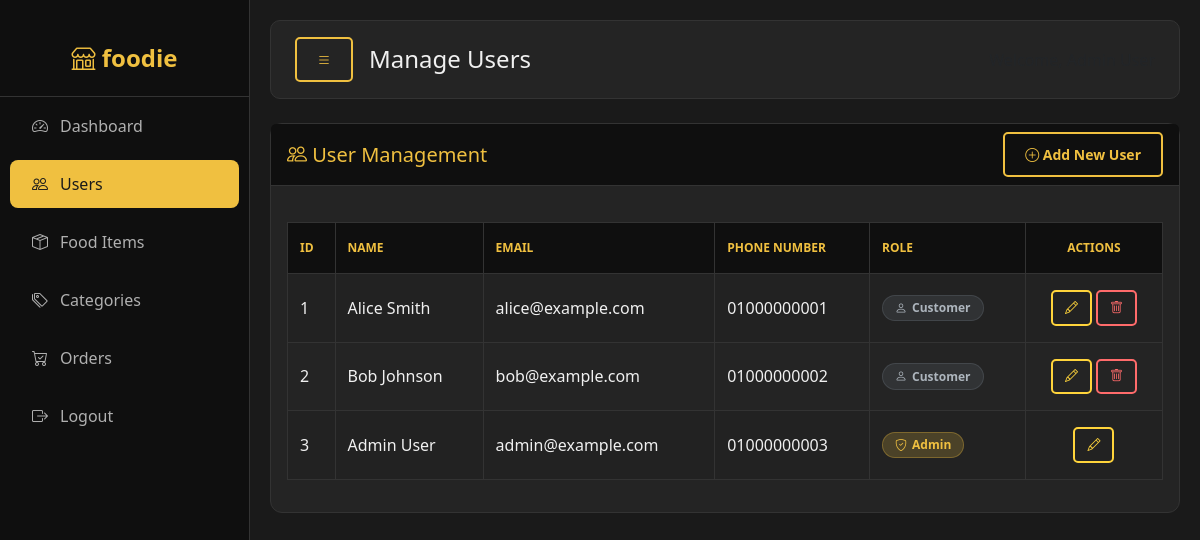
The page /modules/admin/users.php (signed in) on the database as committed earlier.
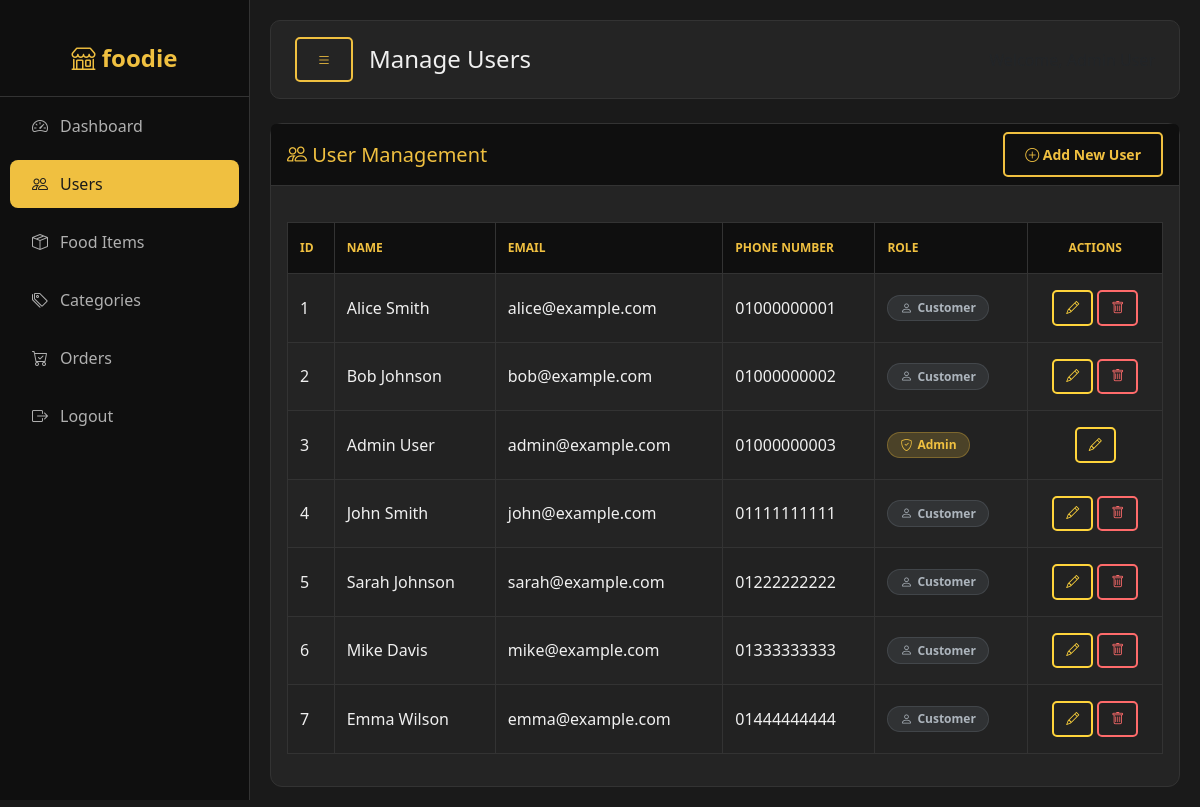
The same page on the database as committed later.
### tables this page shows
CREATE TABLE `users` (
  `id` int(10) UNSIGNED NOT NULL,
  `name` varchar(100) NOT NULL,
  `phone_number` varchar(20) DEFAULT NULL,
  `email` varchar(150) DEFAULT NULL,
  `password` varchar(255) NOT NULL,
  `role` tinyint(4) NOT NULL DEFAULT 0
);

### modules/admin/users.php (the view, shortened to what this page needs)
<?php
require_once '../../config/db.php';
$sql = "SELECT id, name, email, phone_number, role FROM users ORDER BY id ASC";
$result = $conn->query($sql);
?>
<!DOCTYPE html>
<html lang="en">
<head>
    <link href="https://cdn.jsdelivr.net/npm/bootstrap@5.3.2/dist/css/bootstrap.min.css" rel="stylesheet">
    <link rel="stylesheet" href="https://cdn.jsdelivr.net/npm/bootstrap-icons@1.11.1/font/bootstrap-icons.css">
    <link rel="stylesheet" href="components/styles.css">
</head>
<body>
    <?php include 'components/sidebar.php'; ?>
    <div class="main-content" id="mainContent">
        <div class="top-navbar d-flex justify-content-between align-items-center">
            <div class="d-flex align-items-center gap-3">
                <button class="menu-toggle btn" onclick="toggleSidebar()">
                    <i class="bi bi-list"></i>
                </button>
                <h4 class="mb-0">Manage Users</h4>
            </div>
            <div>
                <span class="text-muted">Welcome, <?php echo htmlspecialchars($_SESSION['user_name']); ?></span>
            </div>
        </div>
        <div class="card">
            <div class="card-header d-flex justify-content-between align-items-center">
                <h5 class="mb-0"><i class="bi bi-people"></i> User Management</h5>
                <button type="button" class="btn btn-gold" data-bs-toggle="modal" data-bs-target="#addUserModal">
                    <i class="bi bi-plus-circle"></i> Add New User
                </button>
            </div>
            <div class="card-body">
                <div class="table-responsive">
                    <table class="table table-striped table-hover">
                        <thead>
                            <tr>
                                <th>ID</th>
                                <th>Name</th>
                                <th>Email</th>
                                <th>Phone Number</th>
                                <th>Role</th>
                                <th class="text-center">Actions</th>
                            </tr>
                        </thead>
                        <tbody>
                            <?php if ($result->num_rows > 0): ?>
                                <?php while($user = $result->fetch_assoc()): ?>
                                    <tr>
                                        <td style="color: var(--text-light);"><?php echo $user['id']; ?></td>
                                        <td style="color: var(--text-light);">
                                            <?php echo htmlspecialchars($user['name']); ?>
                                        </td>
                                        <td style="color: var(--text-light);">
                                            <?php echo htmlspecialchars($user['email']); ?>
                                        </td>
                                        <td style="color: var(--text-light);">
                                            <?php echo htmlspecialchars($user['phone_number']); ?>
                                        </td>
                                        <td>
                                            <?php if ($user['role'] == 1): ?>
                                                <span class="badge bg-warning text-dark">
                                                    <i class="bi bi-shield-check"></i> Admin
                                                </span>
                                            <?php else: ?>
                                                <span class="badge bg-secondary">
                                                    <i class="bi bi-person"></i> Customer
                                                </span>
                                            <?php endif; ?>
                                        </td>
                                        <td class="text-center">
                                            <button type="button" class="btn btn-sm btn-outline-warning"
                                                    onclick="editUser(<?php echo $user['id']; ?>, '<?php echo addslashes($user['name']); ?>', '<?php echo addslashes($user['email']); ?>', '<?php echo addslashes($user['phone_number']); ?>', <?php echo $user['role']; ?>)">
                                                <i class="bi bi-pencil"></i>
                                            </button>
                                            <?php if ($user['id'] != $_SESSION['user_id']): ?>
                                                <form method="POST" action="process_user.php" style="display:inline;">
                                                    <button type="submit" class="btn btn-sm btn-outline-danger" onclick="return confirm('Are you sure you want to delete this user?')">
                                                        <i class="bi bi-trash"></i>
                                                    </button>
                                                </form>
                                            <?php endif; ?>
                                        </td>
                                    </tr>
                                <?php endwhile; ?>
                            <?php endif; ?>
                        </tbody>
                    </table>
                </div>
            </div>
        </div>
    </div>
</body>
</html>

### modules/admin/components/sidebar.php (shortened to what this page needs)
<div class="sidebar" id="sidebar">
    <div class="brand">
        <i class="bi bi-shop"></i> foodie
    </div>
    <nav class="nav flex-column">
        <a class="nav-link <?php echo basename($_SERVER['PHP_SELF']) == 'index.php' ? 'active' : ''; ?>" href="index.php">
            <i class="bi bi-speedometer2"></i> Dashboard
        </a>
        <a class="nav-link <?php echo basename($_SERVER['PHP_SELF']) == 'users.php' ? 'active' : ''; ?>" href="users.php">
            <i class="bi bi-people"></i> Users
        </a>
        <a class="nav-link <?php echo basename($_SERVER['PHP_SELF']) == 'products.php' ? 'active' : ''; ?>" href="products.php">
            <i class="bi bi-box-seam"></i> Food Items
        </a>
        <a class="nav-link <?php echo basename($_SERVER['PHP_SELF']) == 'categories.php' ? 'active' : ''; ?>" href="categories.php">
            <i class="bi bi-tags"></i> Categories
        </a>
        <a class="nav-link <?php echo basename($_SERVER['PHP_SELF']) == 'orders.php' ? 'active' : ''; ?>" href="orders.php">
            <i class="bi bi-cart-check"></i> Orders
        </a>
        <a class="nav-link" href="../auth/logout.php">
            <i class="bi bi-box-arrow-right"></i> Logout
        </a>
    </nav>
</div>

### modules/admin/components/styles.css (style rules this page uses)
:root { --dark-bg: #1a1a1a; --card-bg: #242424; --sidebar-bg: #0f0f0f; --gold: #f0c040; --border-color: #333; --text-light: #f0f0f0; --text-muted: #b0b0b0; }
* { margin: 0; padding: 0; box-sizing: border-box; }
body { background-color: var(--dark-bg); color: var(--text-light); font-family: 'Segoe UI', Tahoma, Geneva, Verdana, sans-serif; overflow-x: hidden; }
.sidebar { background-color: var(--sidebar-bg); min-height: 100vh; position: fixed; left: 0; top: 0; width: 250px; padding-top: 20px; transition: transform 0.3s ease; border-right: 1px solid var(--border-color); z-index: 1000; transform: translateX(0); }
.sidebar .brand { padding: 20px; font-size: 24px; font-weight: bold; color: var(--gold); border-bottom: 1px solid var(--border-color); text-align: center; }
.sidebar .nav-link { color: var(--text-muted); padding: 12px 20px; margin: 5px 10px; border-radius: 8px; transition: all 0.3s; display: flex; align-items: center; text-decoration: none; }
.sidebar .nav-link.active { background-color: var(--gold); color: var(--dark-bg); }
.sidebar .nav-link i { margin-right: 10px; width: 20px; text-align: center; }
.main-content { margin-left: 250px; padding: 20px; transition: margin-left 0.3s ease; min-height: 100vh; width: calc(100% - 250px); }
.top-navbar, .topbar { background-color: var(--card-bg); border: 1px solid var(--border-color); border-radius: 10px; padding: 16px 24px; margin-bottom: 24px; display: flex; justify-content: space-between; align-items: center; flex-wrap: wrap; gap: 15px; }
.menu-toggle { background: transparent; border: 2px solid var(--gold); color: var(--gold); font-size: 20px; padding: 8px 16px; border-radius: 5px; transition: all 0.3s; cursor: pointer; display: flex; align-items: center; justify-content: center; }
.card { background-color: var(--card-bg); border: 1px solid var(--border-color); border-radius: 12px; }
.card-header { background-color: var(--sidebar-bg); border-bottom: 1px solid var(--border-color); color: var(--gold); }
.table { color: var(--text-light); background-color: var(--card-bg); }
.table thead th { background-color: var(--sidebar-bg); color: var(--gold); border-color: var(--border-color); }
.table tbody td { border-color: var(--border-color); background-color: var(--card-bg); }
.table-striped tbody tr:nth-of-type(odd) { background-color: rgba(255, 255, 255, 0.02); }
.btn-gold { background-color: transparent; color: var(--gold); border: 2px solid var(--gold); font-weight: 600; }
.btn-outline-warning { border-color: #ffd43b; color: #ffd43b; }
.btn-outline-danger { border-color: #ff6b6b; color: #ff6b6b; }
.btn { padding: 10px 20px; border-radius: 5px; font-size: 14px; font-weight: 600; cursor: pointer; transition: all 0.3s; border: 2px solid; }
.btn-sm { padding: 6px 12px; font-size: 13px; }
.table-responsive { overflow-x: auto; }
table { width: 100%; border-collapse: collapse; margin-top: 20px; }
thead { background-color: var(--dark-bg); }
th { padding: 12px; text-align: left; color: var(--gold); font-weight: 600; border: 1px solid var(--border-color); }
td { padding: 12px; color: var(--text-light); border: 1px solid var(--border-color); }
tbody tr { transition: background-color 0.2s; }
tbody tr:nth-child(even) { background-color: #1f1f1f; }
.table thead th { background-color: var(--sidebar-bg); color: var(--gold); padding: 16px 12px; font-weight: 600; font-size: 12px; text-transform: uppercase; border-color: var(--border-color); vertical-align: middle; }
.table tbody td { padding: 16px 12px; color: var(--text-light); border-color: var(--border-color); vertical-align: middle; }
.badge { font-weight: 600; padding: 6px 12px; font-size: 12px; border-radius: 20px; display: inline-flex; align-items: center; gap: 5px; }
.badge.bg-warning { background-color: rgba(240, 192, 64, 0.2) !important; color: var(--gold) !important; border: 1px solid rgba(240, 192, 64, 0.3); }
.badge.bg-secondary { background-color: rgba(108, 117, 125, 0.2) !important; color: #adb5bd !important; border: 1px solid rgba(108, 117, 125, 0.3); }
.text-center { text-align: center; }

Rows that differ between the two databases and show on the page:
added users: id "4", name "John Smith", email "john@example.com", phone_number "01111111111", role 0 (drawn)
added users: id "5", name "Sarah Johnson", email "sarah@example.com", phone_number "01222222222", role 0 (drawn)
added users: id "6", name "Mike Davis", email "mike@example.com", phone_number "01333333333", role 0 (drawn)
added users: id "7", name "Emma Wilson", email "emma@example.com", phone_number "01444444444", role 0 (drawn)
